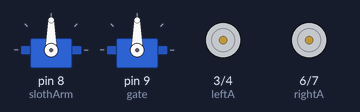
The sketch below on a simulated Arduino Uno, built with avr-gcc and run on an emulated ATmega328P. Shown: 2 × servo, motor-driver pin pairs drawn as motors (green arrow = first pin HIGH = forward, orange = second pin HIGH = backward, longer = more drive).

Above: at 0.1 s.
At 8.1 s:
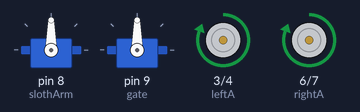
At 13.8 s:
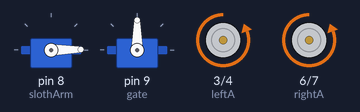
At 20.5 s:
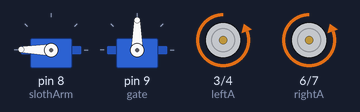
At 28.0 s:
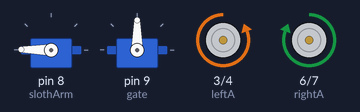
At 37.8 s:
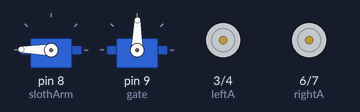
Timing chart, 0 to 39.3 s (numbered marks = the images above):
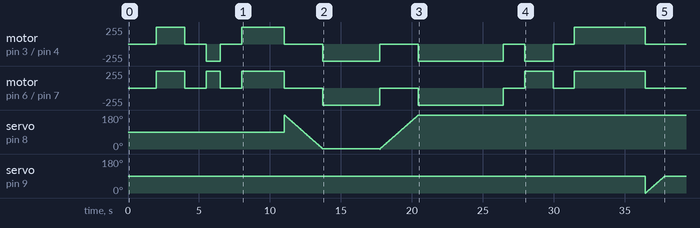

Measured:
- by itself, motor on pin 3 (leftA) / pin 4 (leftB): stopped → forward 255/255 at 2.0 s, → stopped 2.0 s later, → backward 255/255 1.5 s later, → stopped 1.0 s later, … (14 changes in this stretch)
- by itself, motor on pin 6 (rightA) / pin 7 (rightB): stopped → forward 255/255 at 2.0 s, → stopped 2.0 s later, → forward 255/255 1.5 s later, → stopped 1.0 s later, … (14 changes in this stretch)

The sketch:

Milestone_3.ino
```cpp
/* Megan Keeler and Alex Stein
 *  Milestone 3 :  Matthew Stein, Mechatronics, Fall 2015
 *  Task: The challenge this week is to program the robot to pick up one ball and deliver it to the other base.
 */

#include <Servo.h>

// constants won't change. Used here to
// set pin numbers:
const int leftA =  3;      // Left Motor A pin
const int leftB =  4;      // Left Motor B pin
const int rightA =  6;      // Right Motor A pin
const int rightB =  7;      // Right Motor B pin
// Variables will change:
int motorState = 0;             //setting the motorState variable to 0.
long previousMillis = 0;       //start time for each state

// the follow variables is a long because the time, measured in miliseconds,
// will quickly become a bigger number than can be stored in an int.
long interval = 2000;           // interval at which to change

Servo slothArm;  // create servo object to control sloth arm servo
Servo gate;      // create servo object to control gate for balls

int pos1 = 0;    // variable to store the servo position
int pos2 = 0;

void setup() {
  // set the digital pin as output:
  pinMode(leftA, OUTPUT);
  pinMode(leftB, OUTPUT);
  pinMode(rightA, OUTPUT);
  pinMode(rightB, OUTPUT);
  slothArm.attach(8);
  gate.attach(9);
}

void loop()
{
  // here is where you'd put code that needs to be running all the time.

  // check to see if it's time to change state; that is, if the
  // difference between the current time and last time you changed
  // state is bigger than the interval
  unsigned long currentMillis = millis();

  if(currentMillis - previousMillis > interval) {
    // save the last time changed state
    previousMillis = currentMillis;


    // Every interval change state
    if (motorState == 0) { //Go foward out of base
      platformForward();
      motorState = 1;
      interval = 2000;

    } else if (motorState == 1){ //Stop
      platformStop();
      motorState = 2;
      interval = 1500;

    } else if (motorState == 2) { //Turn towards wall
     platformSpinLeft();
     motorState = 3;
     interval = 1000;

    } else if (motorState == 3){ //Stop
      platformStop();
      motorState = 4;
      interval = 1500;

    } else if (motorState == 4) { //Forward into wall
      platformForward();
    motorState = 5;
    interval = 3000;

    } else if (motorState == 5){//Stop and Move Sloth Arm
      platformStop();
      motorState = 6;
      interval = 1500;

      for(pos1 = 180; pos1>=1; pos1-=1)     // goes from 180 degrees to 0 degrees
      {
         slothArm.write(pos1);              // tell servo to go to position in variable 'pos'
         delay(15);                       // waits 15ms for the servo to reach the position
      }
    } else if (motorState == 6) { //Back Up

      platformBackward();
      motorState = 7;
      interval = 4000;

    } else if (motorState == 7){ //Stop and Raise Sloth Arm
      platformStop();
      motorState = 8;
      interval = 1500;
      for(pos1 = 0; pos1<180; pos1+=1)     // goes from 180 degrees to 0 degrees
      {
         slothArm.write(pos1);              // tell servo to go to position in variable 'pos'
         delay(15);                       // waits 15ms for the servo to reach the position
      }

     } else if (motorState == 8){ //Back up back to start
      platformBackward();
      motorState = 9;
      interval = 6000;

     } else if (motorState == 9){ //Stop
      platformStop();
      motorState = 10;
      interval = 1500;

     } else if (motorState == 10){ //Spin left towards other base
      platformSpinLeft();
      motorState = 11;
      interval = 2000;

     } else if (motorState == 11){ //Stop
      platformStop();
      motorState = 12;
      interval = 1500;

     } else if (motorState == 12){//Drive towards base
      platformForward();
      motorState = 13;
      interval = 5000;

     } else if (motorState == 13){ //Stop and Raise Gate
      platformStop();
      motorState = 14;
      interval = 1500;

      for(pos2 = 0; pos2<90; pos2+=1)     // goes from 180 degrees to 0 degrees
      {
         gate.write(pos2);              // tell servo to go to position in variable 'pos'
         delay(15);                       // waits 15ms for the servo to reach the position
      }
     }


  }
}
void platformForward()
{
  leftForward();
  rightForward();
}
void platformBackward()
{
  leftBackward();
  rightBackward();
}
void platformStop()
{
  leftStop();
  rightStop();
}
void platformSpinLeft()
{
  leftBackward();
  rightForward();
}
void platformSpinRight()
{
  rightBackward();
  leftForward();
}
//left
void leftForward()
{
      digitalWrite(leftA, HIGH);
      digitalWrite(leftB, LOW);
}
void leftBackward()
{
      digitalWrite(leftA, LOW);
      digitalWrite(leftB, HIGH);
}

void leftStop()
{
      digitalWrite(leftA, LOW);
      digitalWrite(leftB, LOW);
}
//right
void rightForward()
{
      digitalWrite(rightA, HIGH);
      digitalWrite(rightB, LOW);
}
void rightBackward()
{
      digitalWrite(rightA, LOW);
      digitalWrite(rightB, HIGH);
}

void rightStop()
{
      digitalWrite(rightA, LOW);
      digitalWrite(rightB, LOW);
}
```
